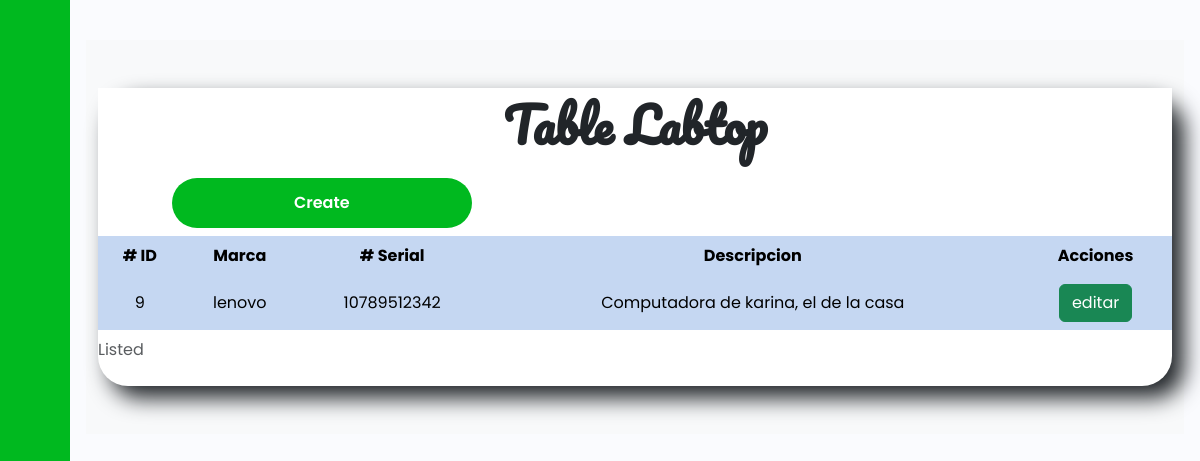
Page /cumpu/ on the earlier database version.
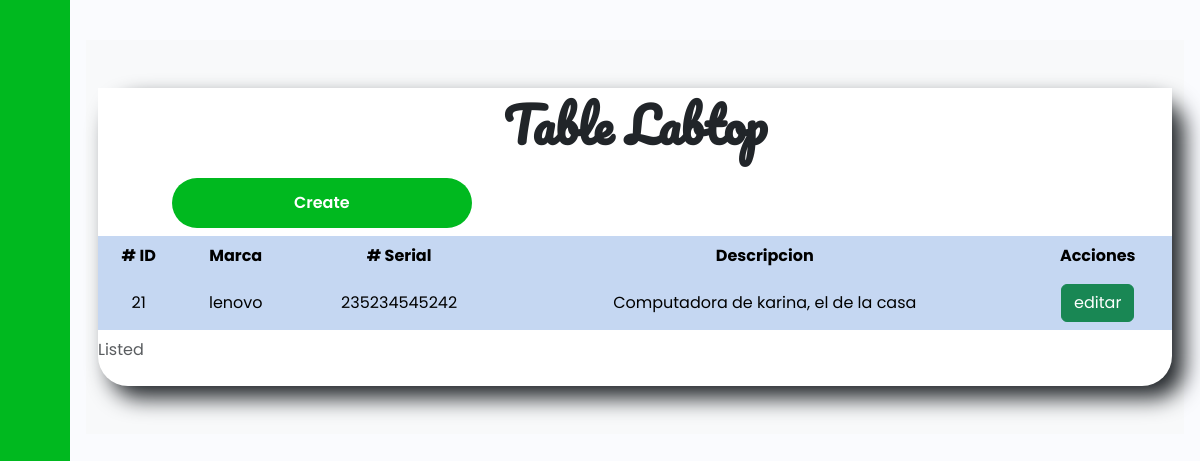
Same page on the later database version.
### tasks/models.py (models this page shows)
class Compus(models.Model):
    marca = models.CharField(max_length=50)
    serial= models.CharField(max_length=20)
    descricion=models.TextField(blank=True)
    hora_inicio = models.DateTimeField(null=True, blank=True)
    hora_fin = models.DateTimeField(null=True, blank=True)

### tasks/views.py (the view)
# urls.py: path('cumpu/',views.cumpu,name='cumpu'),
def cumpu(request):
    compus=Compus.objects.all()
    return render(request,'Computador/compus.html',{'compus':compus})

### tasks/templates/Computador/compus.html (shortened to what this page needs)
{% extends 'base.html' %}
{% block extra_css %}
{% load static %}
<link rel="stylesheet" href="https://cdnjs.cloudflare.com/ajax/libs/animate.css/4.1.1/animate.min.css"/>
<link rel="stylesheet" href="{% static 'css/table_compu.css' %}">
{% endblock %}
{% block content %}
<section class="table py-5 bg-light">
    <div class="container">
        <div class="row g-0">
            <h1 class="animate__animated animate__pulse">Table Labtop</h1>
            <div class="col-lg-5 ">
                <button class="btn1 ">
                    <a href="{% url 'create_compus' %}" class="text-white">Create</a>
                </button>
            </div>
            <table
            class="table table-striped table-hover table-borderless table-primary align-middle"
            id="table"
        >
            <thead class="table-light">
                <caption>
                    Listed
                </caption>
                <tr>
                    <th># ID</th>
                    <th>Marca</th>
                    <th># Serial</th>
                    <th>Descripcion</th>
                    <th>Acciones</th>
                </tr>
            </thead>
            <tbody class="table-group-divider">
                {% for compu in compus %}
                <tr
                    class="table-primary"
                >
                    <td scope="row">{{compu.id}}</td>
                    <td>{{compu.marca}}</td>
                    <td>{{compu.serial}}</td>
                    <td>{{compu.descricion}}</td>
                    <td>
                        <a class="btn btn-success" href="{% url 'compus_detail' compu.id %}" role="button">editar</a>
                </tr>
                {% endfor%}
            </tbody>
        </table>
        </div>
    </div>
</section>
{% endblock %}
{% block js %}
{% load static %}
{% endblock %}

Differences in the rows shown:
removed Compus: id "9", marca "lenovo", serial "10789512342", descricion "Computadora de karina, el de la casa"
added Compus: id "21", marca "lenovo", serial "235234545242", descricion "Computadora de karina, el de la casa"
